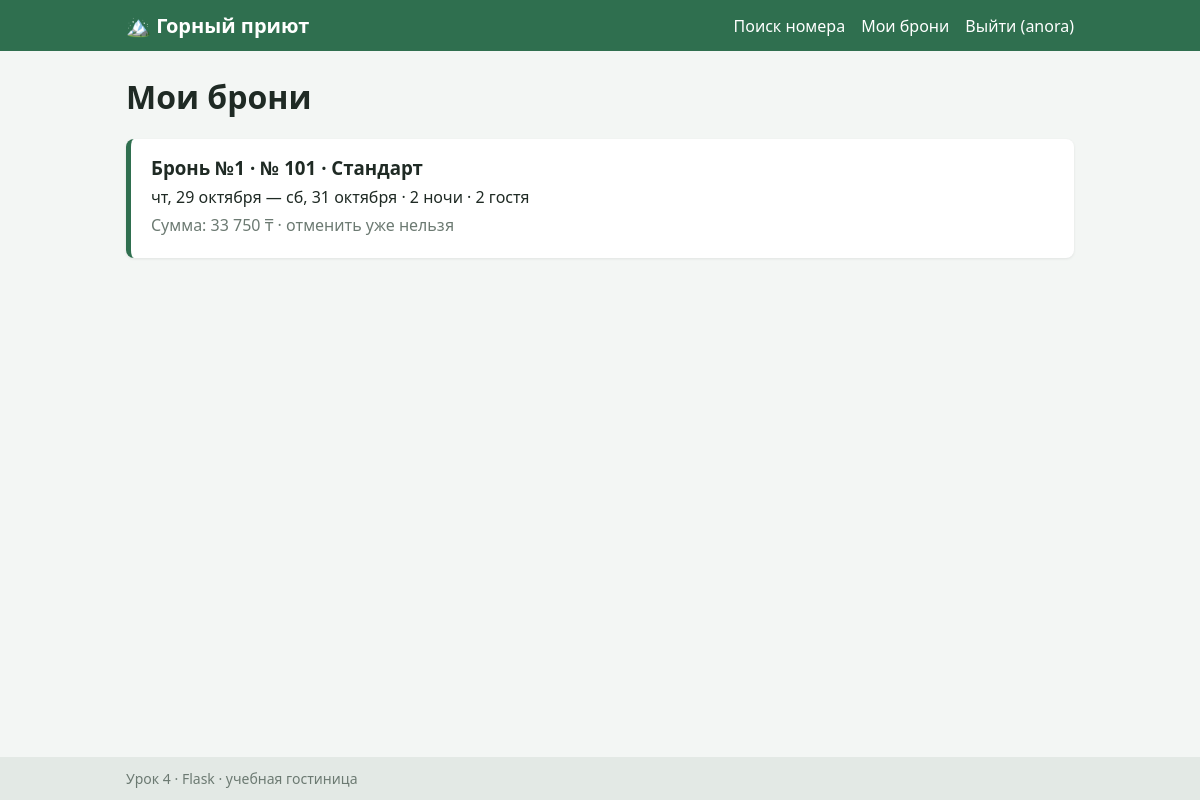
The app's page /bookings (signed in) with its own data.
### tables this page shows
CREATE TABLE users (
    id INTEGER PRIMARY KEY AUTOINCREMENT,
    username TEXT UNIQUE NOT NULL,
    password TEXT NOT NULL
);

CREATE TABLE bookings (
    id INTEGER PRIMARY KEY AUTOINCREMENT,
    user_id INTEGER NOT NULL REFERENCES users (id),
    room_id INTEGER NOT NULL REFERENCES rooms (id),
    check_in TEXT NOT NULL,
    check_out TEXT NOT NULL,
    guests INTEGER NOT NULL,
    total INTEGER NOT NULL,
    promo TEXT NOT NULL DEFAULT '',
    status TEXT NOT NULL DEFAULT 'confirmed',
    created TEXT NOT NULL DEFAULT (datetime('now', 'localtime'))
);

### app/views/bookings.py (the view)
@bp.route("/bookings")
@login_required
def my_bookings():
    items = []
    for b in bookings_repo.for_user(session["user_id"]):
        items.append({
            "booking": b,
            "room": rooms_repo.get(b.room_id),
            "can_cancel": booking.can_cancel(b),
            "deadline": booking.cancel_deadline(b),
        })
    return render_template("bookings.html", items=items)

### app/auth.py (called while the page is built)
def current_user():
    user_id = session.get("user_id")
    if user_id is None:
        return None
    user = get_db().execute(
        "SELECT * FROM users WHERE id = ? AND username = ?",
        (user_id, session.get("username")),
    ).fetchone()
    if user is None:
        session.pop("user_id", None)
        session.pop("username", None)
    return user

def login_required(view):
    @wraps(view)
    def wrapper(*args, **kwargs):
        if current_user() is None:
            flash("Сначала войдите в аккаунт")
            return redirect(url_for("auth.login"))
        return view(*args, **kwargs)
    return wrapper

def inject_user():
    return {"user": current_user()}

### app/db.py (called while the page is built)
def get_db():
    if "db" not in g:
        if not os.path.exists(config.DATABASE):
            init_db()
        g.db = sqlite3.connect(config.DATABASE)
        g.db.row_factory = sqlite3.Row
    return g.db

### app/models/booking.py (called while the page is built)
    @property
    def nights(self):
        return (self.check_out - self.check_in).days

    @property
    def is_confirmed(self):
        return self.status == "confirmed"

### app/models/room.py (called while the page is built)
    @property
    def title(self):
        return f"№ {self.number} · {self.type_name}"

### app/repositories/bookings.py (called while the page is built)
def _to_booking(row):
    return Booking(
        id=row["id"],
        user_id=row["user_id"],
        room_id=row["room_id"],
        check_in=parse_date(row["check_in"]),
        check_out=parse_date(row["check_out"]),
        guests=row["guests"],
        total=row["total"],
        promo=row["promo"],
        status=row["status"],
        created=row["created"],
    )

def for_user(user_id):
    rows = get_db().execute(queries.BOOKINGS_BY_USER, (user_id,)).fetchall()
    return [_to_booking(r) for r in rows]

### app/repositories/rooms.py (called while the page is built)
def _to_room(row):
    return Room(
        id=row["id"],
        number=row["number"],
        floor=row["floor"],
        type_name=row["type_name"],
        price=row["price"],
        capacity=row["capacity"],
        description=row["description"],
    )

def get(room_id):
    row = get_db().execute(queries.ROOM_BY_ID, (room_id,)).fetchone()
    return _to_room(row) if row else None

### app/services/booking.py (called while the page is built)
def cancel_deadline(booking):
    checkin_datetime = datetime(
        booking.check_in.year,
        booking.check_in.month,
        booking.check_in.day,
        config.CHECKIN_HOUR,
    )
    return checkin_datetime - timedelta(hours=config.FREE_CANCEL_HOURS)

def can_cancel(booking):
    return booking.is_confirmed and datetime.now() < cancel_deadline(booking)

### app/utils/dates.py (called while the page is built)
def parse_date(text):
    return datetime.strptime(text, "%Y-%m-%d").date()

### app/templates/bookings.html (shortened to what this page needs)
{% extends "base.html" %}
{% block content %}
  <h1>Мои брони</h1>
  {% if items %}
    {% for item in items %}
      {% set b = item['booking'] %}
      <article class="card {% if not b.is_confirmed %}card--cancelled{% endif %}">
        <div>
          <h3>Бронь №{{ b.id }} · {{ item['room'].title }}</h3>
          <p>{{ b.check_in|date }} — {{ b.check_out|date }} · {{ b.nights|nights }} · {{ b.guests|guests }}</p>
          <p class="muted">
            Сумма: {{ b.total|money }}{% if b.promo %} (промокод {{ b.promo }}){% endif %} ·
            {% if not b.is_confirmed %}
              отменена
            {% elif item['can_cancel'] %}
              бесплатная отмена до {{ item['deadline'].date()|date }}, {{ item['deadline'].strftime('%H:%M') }}
            {% else %}
              отменить уже нельзя
            {% endif %}
          </p>
        </div>
      </article>
    {% endfor %}
  {% else %}
    <p class="muted">У вас пока нет броней. <a href="{{ url_for('search.index') }}">Найти номер</a></p>
  {% endif %}
{% endblock %}

### app/templates/base.html (shortened to what this page needs)
<!doctype html>
<html lang="ru">
<head>
  <link rel="stylesheet" href="{{ url_for('static', filename='css/style.css') }}">
</head>
<body>
  <header class="header">
    <div class="container header__inner">
      <a class="logo" href="{{ url_for('search.index') }}">🏔️ Горный приют</a>
      <nav class="nav">
        <a href="{{ url_for('search.index') }}">Поиск номера</a>
        {% if user %}
          <a href="{{ url_for('bookings.my_bookings') }}">Мои брони</a>
          <a href="{{ url_for('auth.logout') }}">Выйти ({{ user['username'] }})</a>
        {% else %}
          <a href="{{ url_for('auth.login') }}">Вход</a>
          <a href="{{ url_for('auth.register') }}">Регистрация</a>
        {% endif %}
      </nav>
    </div>
  </header>
  <main class="container">
    {% block content %}{% endblock %}
  </main>
  <footer class="footer">
    <div class="container">Урок 4 · Flask · учебная гостиница</div>
  </footer>
</body>
</html>

### app/static/css/style.css (style rules this page uses)
* { box-sizing: border-box; }
body { margin: 0; font-family: "Segoe UI", Arial, sans-serif; background: #f3f6f4; color: #1f2a24; display: flex; flex-direction: column; min-height: 100vh; }
a { color: #2f6f4f; }
h1 { margin-top: 0; }
.container { width: 100%; max-width: 980px; margin: 0 auto; padding: 0 16px; }
main.container { flex: 1; padding-top: 24px; padding-bottom: 24px; }
.header { background: #2f6f4f; color: #fff; }
.header__inner { display: flex; flex-wrap: wrap; align-items: center; justify-content: space-between; gap: 8px; padding-top: 12px; padding-bottom: 12px; }
.logo { color: #fff; font-size: 20px; font-weight: bold; text-decoration: none; }
.nav { display: flex; flex-wrap: wrap; gap: 16px; }
.nav a { color: #fff; text-decoration: none; }
.muted { color: #6c7a72; }
.card { display: flex; flex-wrap: wrap; align-items: center; justify-content: space-between; gap: 16px; background: #fff; border-radius: 8px; padding: 16px 20px; margin-bottom: 14px; box-shadow: 0 1px 3px rgba(0, 0, 0, 0.08); border-left: 5px solid #2f6f4f; }
.card > div:first-child { flex: 1; min-width: 240px; }
.card h2, .card h3, .card p { margin: 0 0 6px; }
.footer { background: #e3e9e5; color: #6c7a72; font-size: 14px; padding: 12px 0; }

### records on screen
users: username "anora"
bookings: id "1", guests|guests "2 гостя", total "33 750 ₸"

### other values on screen
{{ item['room'].title }} "№ 101 · Стандарт"
{{ b.check_in|date }} "чт, 29 октября"
{{ b.check_out|date }} "сб, 31 октября"
{{ b.nights|nights }} "2 ночи"
